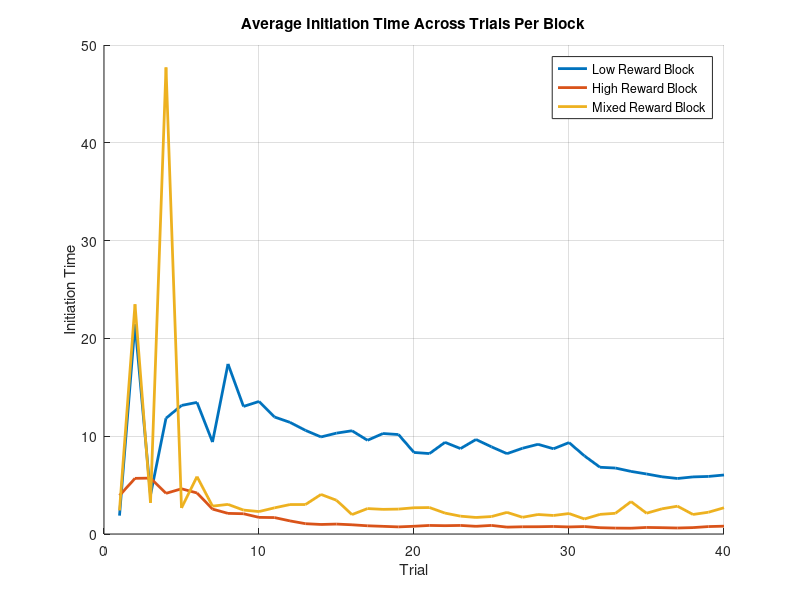
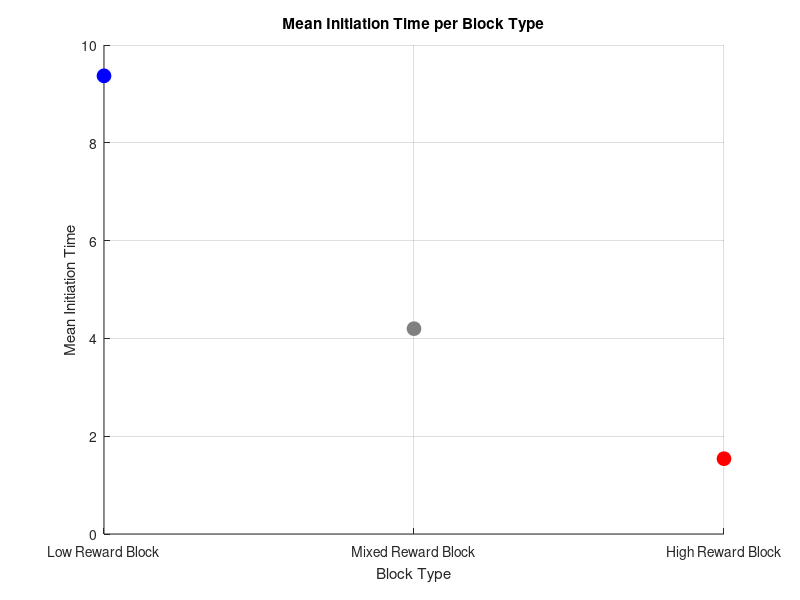
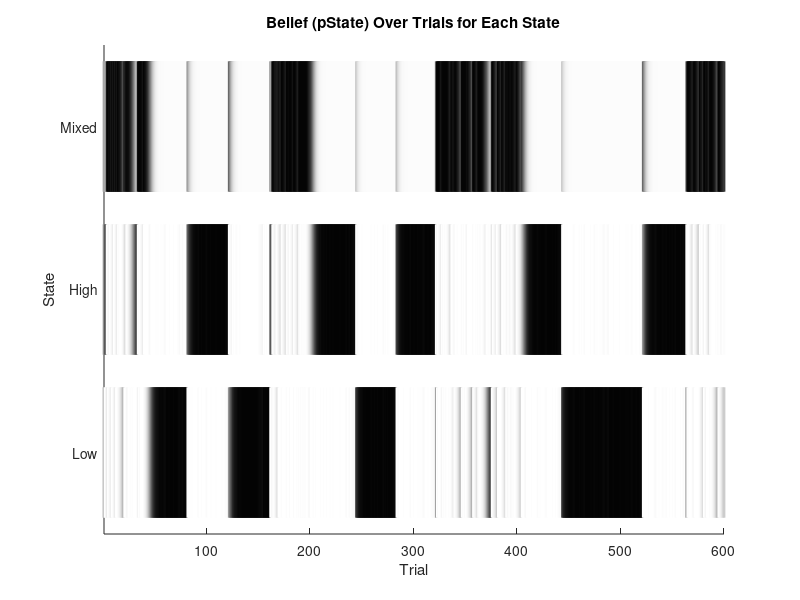

Write MATLAB code to recreate these figures, in order. (Note: this script raises an error after producing the figures.)
clearvars 

%% Task Parameters
runs = 5; %how many times it will go through each trial block

num_blocks = 3;
nStates = num_blocks;
low_rewards = [5 10 20]; %possible rewards in the low reward block
high_rewards = [20 40 80]; %possible rewards in the high reward block
mixed_rewards = [5 10 20 40 80]; %possible rewards in the mixed block

% turn possibilities into probabilities
highDist=[0, 0, 1, 1, 1];
lowDist=[ 1, 1, 1, 0, 0];
midDist=[ 1, 1, 1, 1, 1];

highDist=highDist./sum(highDist);
lowDist=lowDist./sum(lowDist);
midDist=midDist./sum(midDist);
allProb = [lowDist; highDist; midDist];
flatDist=ones(nStates,1)./nStates;

num_trials = 40;
haz=1/40;

all_rewards = nan(num_blocks, num_trials, runs); %record of all of the rewards that the animal received (columns are trials, rows are blocks, frames are runs)
initiation_times = nan(num_blocks, num_trials, runs); % initiation times

trial_initiation_times = nan(1,num_blocks*num_trials*runs);
trial_rewards = nan(1,num_blocks*num_trials*runs);
state_order = [];
RPE_first_ten = nan(num_blocks,10, runs); %reward prediction errors for the first 10 trials of every block
beliefs_first_ten = nan(num_blocks,11, runs); %record the beliefs for the firs 10 trials of every block and the one trial before them (bc we're gonna calc the change later)
beliefs_first_ten(1,1,1) = 3;

opt_out = nan; %this will change once we have the model

%% Model Parameters

state_neurons = rand(3,1); %initialize the initial state values between 0-0.1
synaptic_lr = 0.1;
state_lr = 0.1;
D = 0.1; %Scale factor for initiation times

%% Runs
weight_matrix = rand(3,1);
epsilon = 1e-3; % to avoid division by zero

pState = flatDist;
trial_counter = 1;
for run = 1:runs
    block_order = randperm(3); %the order that blocks will be presented in for this run 
    
    for b = 1:length(block_order)
        possible_rewards = [];
        if block_order(b) == 1 %if the bth block is 1, the possible rewards are the low value ones
            possible_rewards = low_rewards;
          
        elseif block_order(b) == 2 %if the bth block is 2, the possible rewards are the high value ones
            possible_rewards = high_rewards;
            
        elseif block_order(b) == 3 %if the bth block is 3, the possible rewards are the mixed value ones
            possible_rewards = mixed_rewards;
            
        end

        for t = 1:num_trials
            ground_truth_states(trial_counter) = block_order(b);
            
            reward_index = randi(length(possible_rewards), 1);
            reward_val   = possible_rewards(reward_index);    
            global_index = find([5 10 20 40 80] == reward_val);
            
            allPState(trial_counter,:) = pState;
            
            %state inference
            likeRew = allProb(:, global_index);
            prior = pState.*(1-haz)+flatDist.*haz;
            pState=likeRew.*prior;
            pState=pState./sum(pState);

            %updating weights and state values
            trial_reward_offer = possible_rewards(reward_index)/max(mixed_rewards); %the reward that could be represented on this trial
            output_act = (weight_matrix)'*state_neurons; %should be 1x1
            output_act = max(output_act,0);
            RPE = trial_reward_offer - output_act;
            allRPES(trial_counter) = RPE;
            weight_matrix = weight_matrix.*(1-synaptic_lr) + (synaptic_lr * RPE * pState); %existing weights + weight update
            state_neurons = state_neurons.*pState*(1-state_lr) + state_lr*RPE; %existing state + state update

            % Compute and store initiation time (higher activation = faster initiation)
            initiation_time = D / (output_act + epsilon);
            initiation_times_raw(trial_counter) = initiation_time;
            initiation_times(block_order(b), t, run) = initiation_time;
            trial_initiation_times(trial_counter) = initiation_time;
            trial_rewards(trial_counter) = trial_reward_offer;

            if t == 40
                state_order(end+1) = block_order(b);
            end

            if t < 11 | t == 40
                if t<11
                    RPE_first_ten(b, t, run) = RPE;
                    [row,column] = max(allPState(trial_counter,:));
                    beliefs_first_ten(b,t+1,run) = column;
                elseif t == 40 && ~(run ==runs && b == num_blocks)
                    if b == 3
                        [row,column] = max(allPState(trial_counter,:));
                        beliefs_first_ten(1,1,run+1) = column;
                    elseif b ~= 3
                        [row,column] = max(allPState(trial_counter,:));
                        beliefs_first_ten(b+1,1,run) = column;
                    end
                end
            end

            all_rewards(block_order(b), t, run) = trial_reward_offer; %this is set up so that the row (block index) is constant despite the fact that the order of the blocks is changing (so the first row will always be low reward, second high, and third mixed)
            trial_counter = trial_counter + 1;

        end
    end
end

%% Plot Initiation Times
figure;
hold on;
colors = lines(num_blocks);
labels = {'Low Reward Block', 'High Reward Block', 'Mixed Reward Block'};

for block = 1:num_blocks
    avg_initiation = squeeze(mean(initiation_times(block, :, :), 3)); % avg across runs
    plot(avg_initiation, 'LineWidth', 2, 'Color', colors(block,:));
end

xlabel('Trial');
ylabel('Initiation Time');
legend(labels);
title('Average Initiation Time Across Trials Per Block');
grid on;

%% Plot the Mean Initiation Times Per Block as Dots with Custom Colors
mean_initiation_time = squeeze(mean(mean(initiation_times, 2), 3));

figure;
hold on;
plot(1, mean_initiation_time(1), 'o', 'Color', 'b', 'MarkerFaceColor', 'b', 'MarkerSize', 10);
plot(2, mean_initiation_time(3), 'o', 'Color', [0.5 0.5 0.5], 'MarkerFaceColor', [0.5 0.5 0.5], 'MarkerSize', 10);
plot(3, mean_initiation_time(2), 'o', 'Color', 'r', 'MarkerFaceColor', 'r', 'MarkerSize', 10);


% Set x-axis tick labels corresponding to the block types
set(gca, 'XTick', 1:3, 'XTickLabel', {'Low Reward Block', 'Mixed Reward Block', 'High Reward Block'});
xlabel('Block Type');
ylabel('Mean Initiation Time');
title('Mean Initiation Time per Block Type');
grid on;

%% Plotting States
% --- Flatten pState across runs/trials ---
flatP = reshape(allPState, [], 3);   % size = (runs*num_trials)×3 = 600×3

% --- Plot as three rows of vertical lines ---
figure; hold on;
numTrialsTotal = size(flatP,1);

for s = 1:3
    for t = 1:numTrialsTotal
        intensity = flatP(t,s);          % pState for state s at trial t
        grayLevel  = 1 - intensity;      % 0 = black (high prob), 1 = white (low prob)
        line([t t], [s-0.4, s+0.4], ...   % small vertical segment
             'Color', [grayLevel grayLevel grayLevel], ...
             'LineWidth', 2);
    end
end

% --- Tidy up axes ---
xlim([1 numTrialsTotal]);
ylim([0.5 3.5]);
yticks(1:3);
yticklabels({'Low','High','Mixed'});   % or whatever your state‐order is
xlabel('Trial');
ylabel('State');
title('Belief (pState) Over Trials for Each State');

yyaxis right
plot(1:numTrialsTotal, initiation_times_raw, 'b-', 'LineWidth', 1.5);
ylabel('Initiation Time');
grid on;

% 1) Flatten all_rewards into 1×(runs*num_trials)
flatR = reshape(ground_truth_states, 1, []);    % size = 1×200

% 2) Plot exactly as before—but now for the actual state
N = length(ground_truth_states);
figure; hold on;
for s = 1:3
    idx = find(ground_truth_states == s);
    for t = idx'
        line([t t], [s-0.4, s+0.4], 'Color', [0 0 0], 'LineWidth', 2);
    end
end

xlim([1 N]);
ylim([0.5 3.5]);
yticks(1:3);
yticklabels({'Low','High','Mixed'});
xlabel('Trial');
ylabel('State');
title('Actual Block Sequence');


%% Plot the trial initiation time as a function of trial from block switch (figure 2A)

%get the variables
switch_trials = num_trials:num_trials:size(allPState,1);
switch_trials = switch_trials+1;
switch_trials = switch_trials(1:end-1);
lowtomixed = [];
hightomixed = [];
for s = 1:length(switch_trials)
    thirtybefore = switch_trials(s) - 30; 
    fourtyafter = switch_trials(s) + (40-1);
    if state_order(s) == 1 &&  state_order(s+1)== 3
        lowtomixed(end+1,:) = trial_initiation_times(thirtybefore:fourtyafter);
    elseif state_order(s) == 2 &&  state_order(s+1)== 3
        hightomixed(end+1,:) = trial_initiation_times(thirtybefore:fourtyafter);
    end
end
mean_lowtomixed = mean(lowtomixed,1);
mean_hightomixed = mean(hightomixed,1);

%plot
figure;
hold on;
plot(-30:39, mean_lowtomixed, 'Color', 'b', 'LineWidth', 2);
plot(-30:39, mean_hightomixed, 'Color', 'r', 'LineWidth', 2);
xlabel('Trial fromm Block Switch');
ylabel('Trial Initiation Time');
hold off;


%plot wih "causal filter" (what they did in the paper)
windowSize = 10;
filteredmeanlowtomixed= nan(size(mean_lowtomixed));
filteredmeanhightomixed = nan(size(mean_hightomixed));
for n = windowSize:length(mean_lowtomixed)
    filteredmeanlowtomixed(n) = mean(mean_lowtomixed(n-windowSize+1:n));
    filteredmeanhightomixed(n) = mean(mean_hightomixed(n-windowSize+1:n));
end
figure;
hold on;
plot(-30:39, filteredmeanlowtomixed, 'Color', 'b', 'LineWidth', 2);
plot(-30:39, filteredmeanhightomixed, 'Color', 'r', 'LineWidth', 2);
xlabel('Trial from Block Switch');
xlim([-20 40]);
ylabel('Trial Initiation Time');
title('with 10 trial filter')
hold off;

%% Initiation times as a function of RPE sign

beliefs_first_ten_fixed = beliefs_first_ten;
beliefs_first_ten_fixed(beliefs_first_ten_fixed== 3) = 0;
beliefs_first_ten_fixed(beliefs_first_ten_fixed== 2) = 3;
beliefs_first_ten_fixed(beliefs_first_ten_fixed== 0) = 2;
belief_change_first_ten = diff(beliefs_first_ten_fixed,1,2); 
belief_change_first_ten = (-1).*belief_change_first_ten;
median_belief_change = median(belief_change_first_ten, "all");

low_belief_change = nan(10*num_blocks*runs,2);
high_belief_change = nan(10*num_blocks*runs,2);
count = 1;

for run = 1:runs
    for b = 1:num_blocks
        for t = 1:10
            % trial = run*num_blocks*num_trials - (num_blocks-b)*num_trials - num_trials + t;
            trial = (run - 1)*num_blocks*num_trials + (b - 1)*num_trials + t;
            if trial>1
            if belief_change_first_ten(b,t,run) < median_belief_change
                if RPE_first_ten(b,t,run) < 0
                    low_belief_change(count,1) = trial_initiation_times(trial) - trial_initiation_times(trial - 1); 
                elseif RPE_first_ten(b,t,run) > 0
                    low_belief_change(count,2) = trial_initiation_times(trial) - trial_initiation_times(trial - 1);
                end
            elseif belief_change_first_ten(b,t,run) > median_belief_change
                if RPE_first_ten(b,t,run) < 0
                    high_belief_change(count,1) = trial_initiation_times(trial) - trial_initiation_times(trial - 1);
                elseif RPE_first_ten(b,t,run) > 0
                    high_belief_change(count,2) = trial_initiation_times(trial) - trial_initiation_times(trial - 1);
                end
            end
            end
            count = count + 1;
        end
    end
end

mean_lowbeliefchange = mean(low_belief_change, 1, 'omitnan');
mean_highbeliefchange = mean(high_belief_change, 1, 'omitnan');


%now plot
figure;
hold on;
plot([1 2], mean_lowbeliefchange.*10, 'Color', 'b', 'LineWidth', 2, 'DisplayName', 'Low Change in Belief');
plot([1 2], mean_highbeliefchange.*10, 'Color', 'r', 'LineWidth', 2, 'DisplayName', 'High Change in Belief');
legend('show');
ylabel('Change in Initiation Time (x10^-1)');
xlim([0 3]);
xticks([1 2]);
xticklabels({'RPE<0', 'RPE>0'});
hold off;

%% checking why the above doesnt work

rpe_negative_mask = RPE_first_ten < 0;

% Step 2: Extract the corresponding belief changes for these trials
belief_change_for_rpe_negative = belief_change_first_ten(rpe_negative_mask);

% Step 3: Check if all belief change values are 0
all_belief_zero_for_rpe_negative = all(belief_change_for_rpe_negative == 0);

if all_belief_zero_for_rpe_negative
    disp('All trials where RPE < 0 have a belief change of 0.');
else
    disp('Not all trials where RPE < 0 have a belief change of 0.');
end

%% Plotting RPE Distribution
%% 1) Histogram of *all* RPEs across every trial
figure;
histogram(allRPES, 30, 'Normalization','pdf');    % 30 bins, normalized to probability density
xlabel('Reward Prediction Error (RPE)');
ylabel('Probability Density');
title('Distribution of RPE Across All Trials');
grid on;

%% 2) Histogram of RPEs just for the *first ten* trials of each block
figure;
histogram(RPE_first_ten(:), 20);                  % 20 bins, raw counts
xlabel('RPE (first 10 trials of each block)');
ylabel('Count');
title('RPE Distribution in the First Ten Trials');
grid on;




